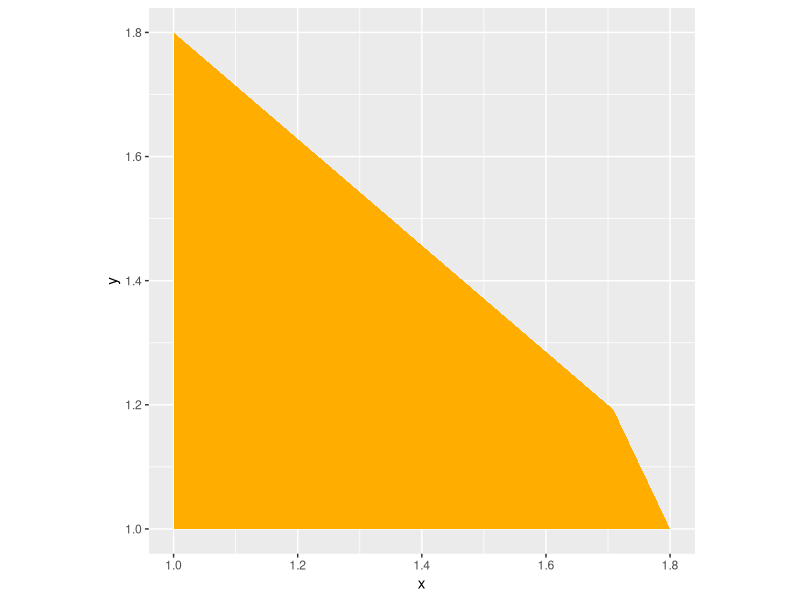
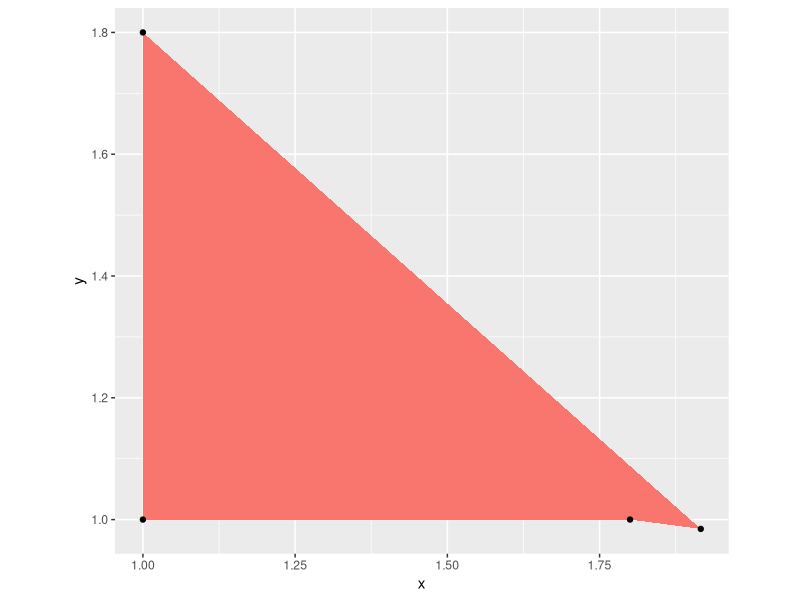

These figures' R source, in order:
## ---- chunk 1
knitr::opts_chunk$set(echo = TRUE)
## ---- chunk 2
library(tidyverse)
## ---- chunk 3
# We're going to start at the corner that has the 90 degrees
gimmie_shape <- function(start_x, start_y, square_len, 
                         hyp_prop = runif(n = 1, min = 0, max = 1), 
                         prot_amt = square_len * 0.25) {
  
  # Picking a point on the hypotenuse
  mid_x <- (1-hyp_prop) * (start_x)            + hyp_prop * (start_x+square_len)
  mid_y <- (1-hyp_prop) * (start_y+square_len) + hyp_prop * (start_y)
  
  # Picking a degree to protrude out
  right_angle <- atan2(start_y - start_y+square_len, start_x+square_len - start_x)
  angle_offset <- -0.384 #runif(n = 1, min = -0.5, max = 0.5) # The offset should be set up so that
  angle <- right_angle + angle_offset*pi                      # the closer hyp_prop is to either ends,
                                                              # it should steer away the angle from
  mid_x_mod <- mid_x + cos(angle)*prot_amt                    # each direction
  mid_y_mod <- mid_y + sin(angle)*prot_amt
                                                              # In the same vein, I should make prot_amt
  tibble(                                                     # to be not so much towards each vertexes
    x = c(start_x, start_x, mid_x_mod, start_x + square_len),
    y = c(start_y, start_y + square_len, mid_y_mod, start_y),
    group = paste0("start_x->", start_x, "start_y->", start_y, "hyp_prop->", hyp_prop, "prot_amt->", prot_amt),
    clr = sample(letters[1:4], size = 1),
    hyp_prop = hyp_prop,
    angle_offset = angle_offset
  )
}

my_clrs <-c("#FFAE00", "#008E9E", "#004E9D", "#F28973")

my_df <- crossing(
  start_x = 1,
  start_y = 1,
  square_len = 0.8
) %>% 
  # mutate(hyp_prop = 0.5) %>% 
  pmap_dfr(gimmie_shape) 

my_df %>% 
  ggplot(aes(x, y, group = group, fill = clr)) +
  geom_polygon() +
  coord_equal() +
  scale_fill_manual(values = my_clrs) +
  theme(legend.position = "none")
## ---- chunk 4
gimmie_shape(start_x = 1, start_y = 1, square_len = 0.8, hyp_prop = 0.917) %>% 
  ggplot(aes(x, y, group = group, fill = clr)) + 
  geom_polygon() +
  geom_point() +
  coord_equal() +
  theme(legend.position = "none")
